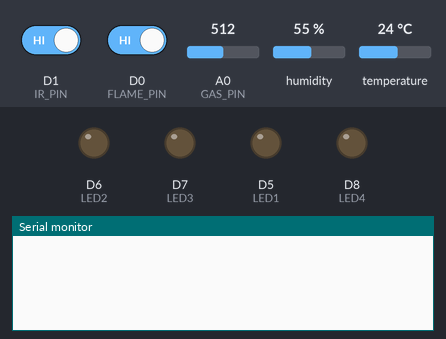
Bench run of a sketch on a simulated ESP8266 (NodeMCU). On the bench: output pins drawn as LEDs (lit = HIGH), the last lines printed to the serial monitor. Inputs (shaded band) come from the test bench; at power-on: A0 (GAS_PIN) = 512, D1 (IR_PIN) HIGH, D0 (FLAME_PIN) HIGH, humidity 55 %, temperature 24 °C. WiFi joins after 1.5 s; servers stay silent unless stated.

Above: at 0.1 s.
3.1 s: A0 (GAS_PIN) set to 106
At 3.9 s:
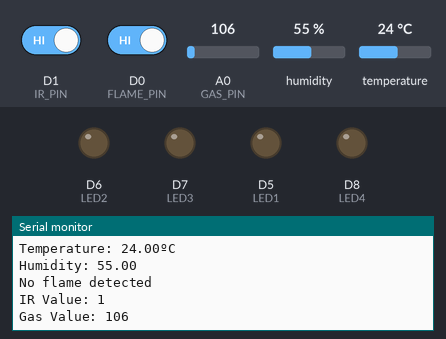
4.6 s: A0 (GAS_PIN) set to 95
At 8.05 s:
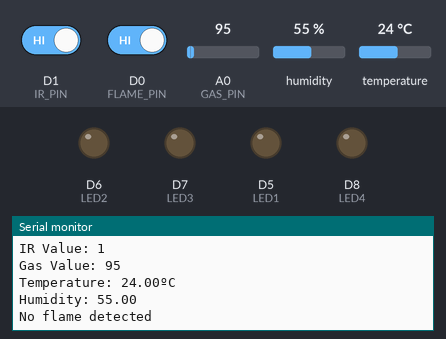
Timing chart, 0 to 9.6 s (numbered marks = the images above; inputs shaded):
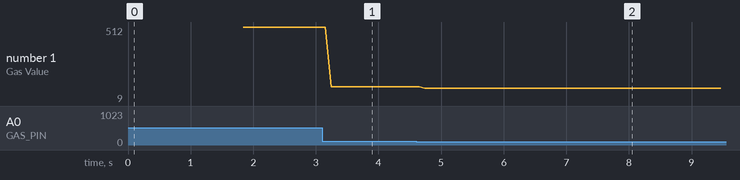

Measured:
- the behaviour switches between 100 and 99 on A0 (GAS_PIN) (found by bisection; images 1 and 2)
- after the input at 3.1 s, the serial monitor: prints a new line after 0.14 s (image 1)
- after the input at 4.6 s, the serial monitor: prints a new line after 0.14 s (image 2)
- plotted number 1: 512 → 106 after the input at 3.1 s, 106 → 9 after the input at 4.6 s

The sketch:

all_sensors_blynk.ino
```cpp
//--------------- BLYNK APP SETUP -------------//
// (MUST BE IN THE VERY TOP OF THE FILE)
#define BLYNK_TEMPLATE_ID "TMPLywJyKzdu"
#define BLYNK_DEVICE_NAME "Smart Kitchen"
#define BLYNK_AUTH_TOKEN "RE38yM7eNc0QsBTosMUMY36nGhhGSnlB"

#define variable_label_1 "Gas"
#define variable_label_2 "Temperature"
#define variable_label_3 "Humidity"
#define variable_label_4 "IR"
#define variable_label_5 "Flame"

//------------- INCLUDE LIBRARIES -------------//
#include <ESP8266WiFi.h>
#include <BlynkSimpleEsp8266.h>
#include "DHT.h"

//------------- DEFINE SENSOR PINS ------------//
#define GAS_PIN A0
#define FLAME_PIN D0
#define IR_PIN D1
#define DHT_PIN D2

//-------------- DEFINE LED PINS --------------//
#define LED1 D5
#define LED2 D6
#define LED3 D7
#define LED4 D8

//------------- DEFINE BLYNK PINS -------------//
#define BLYNK_GAS_PIN V0
#define BLYNK_TEMPERATURE_PIN V1
#define BLYNK_HUMIDITY_PIN V2
#define BLYNK_IR_PIN V3
#define BLYNK_FLAME_PIN V4

//------- DEFINE BLYNK CONTROL SWITCHES -------//
#define BLYNK_SWITCH_PIN_1 V5
#define BLYNK_SWITCH_PIN_2 V6
#define BLYNK_SWITCH_PIN_3 V7
#define BLYNK_SWITCH_PIN_4 V8

//-- VARIABLES TO STORE DIFFERENT PARAMETERS --//
int gasValue;
float temperatureValue;
float humidityValue;
int IRValue;
int flameValue;

//---- THRESHOLD FOR DIFFERENT PARAMETERS -----//
const int gasThreshold = 200;
const float temperatureThreshold = 50.00;
const float humidityThreshold = 50.00;

//------------- DEFINE DHT SENSOR -------------//
DHT dht(DHT_PIN, DHT11);

//---------- DEFINE WIFI CREDENTIALS ----------//
const char *wifiSSID = "";     // Your network SSID here
const char *wifiPassword = ""; // Your network's password here

//----------- CREATING WIFI CLIENT ------------//
WiFiClient client;

//------- SETUP BLYNK CONTROL SWITCHES --------//
int bSwitch1Status = 0;
int bSwitch2Status = 0;
int bSwitch3Status = 0;
int bSwitch4Status = 0;

BLYNK_WRITE(BLYNK_SWITCH_PIN_1)
{
  bSwitch1Status = param.asInt();
}

BLYNK_WRITE(BLYNK_SWITCH_PIN_2)
{
  bSwitch2Status = param.asInt();
}

BLYNK_WRITE(BLYNK_SWITCH_PIN_3)
{
  bSwitch3Status = param.asInt();
}

BLYNK_WRITE(BLYNK_SWITCH_PIN_4)
{
  bSwitch4Status = param.asInt();
}

//-------- DEFINE LED BLINKING FUNCTION -------//
void blinkLed(int ledPin)
{
  digitalWrite(ledPin, HIGH);
  delay(100);
  digitalWrite(ledPin, LOW);
  delay(100);
}

//------------- SETUP FUNCTION ---------------//
void setup()
{
  Serial.begin(9600);

  dht.begin();
  WiFi.begin(wifiSSID, wifiPassword);
  Blynk.begin(BLYNK_AUTH_TOKEN, wifiSSID, wifiPassword);

  pinMode(GAS_PIN, INPUT);
  pinMode(FLAME_PIN, INPUT);
  pinMode(IR_PIN, INPUT);

  pinMode(LED1, OUTPUT);
  pinMode(LED2, OUTPUT);
  pinMode(LED3, OUTPUT);
  pinMode(LED4, OUTPUT);
}

//-------------- LOOP FUNCTION ----------------//
void loop()
{
  // Run the Blynk client
  Blynk.run();

  // Reading the sensor values
  temperatureValue = dht.readTemperature();
  humidityValue = dht.readHumidity();

  flameValue = digitalRead(FLAME_PIN);
  IRValue = digitalRead(IR_PIN);
  gasValue = analogRead(GAS_PIN);

  // Display the readings in the serial monitor
  Serial.print("Temperature: ");
  Serial.print(temperatureValue);
  Serial.println("ºC");
  Serial.print("Humidity: ");
  Serial.println(humidityValue);

  if (flameValue == LOW)
    Serial.println("Flame detected");
  else
    Serial.println("No flame detected");

  Serial.print("IR Value: ");
  Serial.println(IRValue);

  Serial.print("Gas Value: ");
  Serial.println(gasValue);
  Serial.println();

  // Blink the LED if the threshold is crossed
  // if (gasValue > gasThreshold)
  //   blinkLed(LED1);
  //
  // if (temperatureValue > temperatureThreshold)
  //   blinkLed(LED2);
  //
  // if (!IRValue)
  //   blinkLed(LED3);
  //
  // if (flameValue == LOW)
  //   blinkLed(LED4);

  // Control the LED using the Blynk app
  digitalWrite(LED1, bSwitch1Status);
  digitalWrite(LED2, bSwitch2Status);
  digitalWrite(LED3, bSwitch3Status);
  digitalWrite(LED4, bSwitch4Status);

  // Send the sensor values to Blynk
  Blynk.virtualWrite(BLYNK_GAS_PIN, gasValue);
  Blynk.virtualWrite(BLYNK_TEMPERATURE_PIN, temperatureValue);
  Blynk.virtualWrite(BLYNK_HUMIDITY_PIN, humidityValue);
  Blynk.virtualWrite(BLYNK_IR_PIN, IRValue);
  Blynk.virtualWrite(BLYNK_FLAME_PIN, flameValue);
}
```
